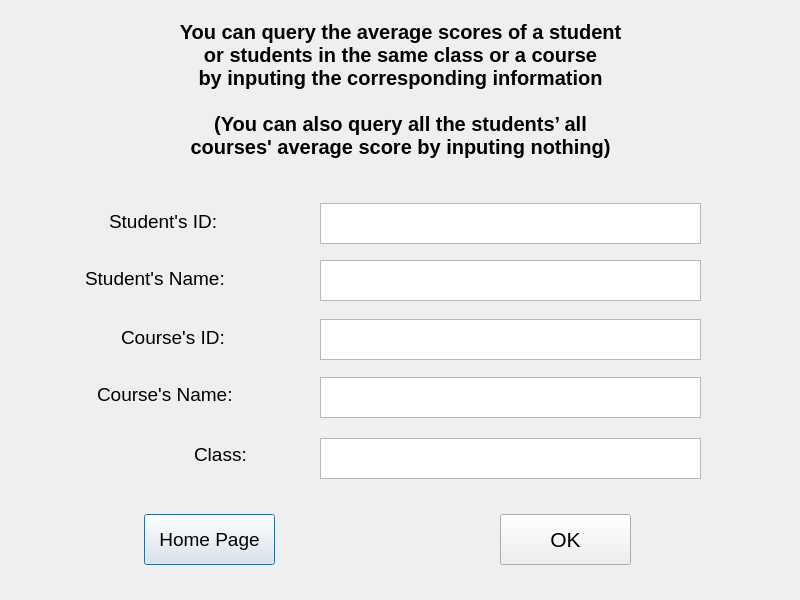
<?xml version="1.0" encoding="UTF-8"?>
<ui version="4.0">
 <class>Input_Average</class>
 <widget class="QDialog" name="Input_Average">
  <property name="geometry">
   <rect>
    <x>0</x>
    <y>0</y>
    <width>800</width>
    <height>600</height>
   </rect>
  </property>
  <property name="windowTitle">
   <string>Dialog</string>
  </property>
  <property name="styleSheet">
   <string notr="true">#Input_Average{background-image: url(:/picture/bgp9.png);}</string>
  </property>
  <widget class="QPushButton" name="home">
   <property name="geometry">
    <rect>
     <x>144</x>
     <y>514</y>
     <width>131</width>
     <height>51</height>
    </rect>
   </property>
   <property name="font">
    <font>
     <pointsize>14</pointsize>
    </font>
   </property>
   <property name="text">
    <string>Home Page</string>
   </property>
  </widget>
  <widget class="QPushButton" name="ok">
   <property name="geometry">
    <rect>
     <x>500</x>
     <y>514</y>
     <width>131</width>
     <height>51</height>
    </rect>
   </property>
   <property name="font">
    <font>
     <pointsize>16</pointsize>
    </font>
   </property>
   <property name="text">
    <string>OK</string>
   </property>
  </widget>
  <widget class="QLabel" name="stu_name">
   <property name="geometry">
    <rect>
     <x>85</x>
     <y>263</y>
     <width>181</width>
     <height>31</height>
    </rect>
   </property>
   <property name="font">
    <font>
     <pointsize>14</pointsize>
    </font>
   </property>
   <property name="text">
    <string>Student's Name:</string>
   </property>
  </widget>
  <widget class="QTextEdit" name="input_cou_id">
   <property name="geometry">
    <rect>
     <x>320</x>
     <y>319</y>
     <width>381</width>
     <height>41</height>
    </rect>
   </property>
   <property name="font">
    <font>
     <pointsize>14</pointsize>
    </font>
   </property>
  </widget>
  <widget class="QTextEdit" name="input_stu_name">
   <property name="geometry">
    <rect>
     <x>320</x>
     <y>260</y>
     <width>381</width>
     <height>41</height>
    </rect>
   </property>
   <property name="font">
    <font>
     <pointsize>14</pointsize>
    </font>
   </property>
  </widget>
  <widget class="QTextEdit" name="input_cou_name">
   <property name="geometry">
    <rect>
     <x>320</x>
     <y>377</y>
     <width>381</width>
     <height>41</height>
    </rect>
   </property>
   <property name="font">
    <font>
     <pointsize>14</pointsize>
    </font>
   </property>
  </widget>
  <widget class="QLabel" name="stu_id">
   <property name="geometry">
    <rect>
     <x>109</x>
     <y>211</y>
     <width>161</width>
     <height>21</height>
    </rect>
   </property>
   <property name="font">
    <font>
     <pointsize>14</pointsize>
    </font>
   </property>
   <property name="text">
    <string>Student's ID:</string>
   </property>
  </widget>
  <widget class="QLabel" name="prompt">
   <property name="geometry">
    <rect>
     <x>5</x>
     <y>-11</y>
     <width>791</width>
     <height>201</height>
    </rect>
   </property>
   <property name="font">
    <font>
     <pointsize>15</pointsize>
     <weight>75</weight>
     <bold>true</bold>
    </font>
   </property>
   <property name="text">
    <string>You can query the average scores of a student
or students in the same class or a course
by inputing the corresponding information

(You can also query all the students’ all
courses' average score by inputing nothing)</string>
   </property>
   <property name="alignment">
    <set>Qt::AlignCenter</set>
   </property>
  </widget>
  <widget class="QLabel" name="cou_id">
   <property name="geometry">
    <rect>
     <x>121</x>
     <y>327</y>
     <width>161</width>
     <height>21</height>
    </rect>
   </property>
   <property name="font">
    <font>
     <pointsize>14</pointsize>
    </font>
   </property>
   <property name="text">
    <string>Course's ID:</string>
   </property>
  </widget>
  <widget class="QLabel" name="cou_name">
   <property name="geometry">
    <rect>
     <x>97</x>
     <y>379</y>
     <width>181</width>
     <height>31</height>
    </rect>
   </property>
   <property name="font">
    <font>
     <pointsize>14</pointsize>
    </font>
   </property>
   <property name="text">
    <string>Course's Name:</string>
   </property>
  </widget>
  <widget class="QTextEdit" name="input_stu_id">
   <property name="geometry">
    <rect>
     <x>320</x>
     <y>203</y>
     <width>381</width>
     <height>41</height>
    </rect>
   </property>
   <property name="font">
    <font>
     <pointsize>14</pointsize>
    </font>
   </property>
  </widget>
  <widget class="QLabel" name="class_">
   <property name="geometry">
    <rect>
     <x>194</x>
     <y>439</y>
     <width>81</width>
     <height>31</height>
    </rect>
   </property>
   <property name="font">
    <font>
     <pointsize>14</pointsize>
    </font>
   </property>
   <property name="text">
    <string>Class:</string>
   </property>
  </widget>
  <widget class="QTextEdit" name="input_class">
   <property name="geometry">
    <rect>
     <x>320</x>
     <y>438</y>
     <width>381</width>
     <height>41</height>
    </rect>
   </property>
   <property name="font">
    <font>
     <pointsize>14</pointsize>
    </font>
   </property>
  </widget>
 </widget>
 <resources/>
 <connections/>
</ui>
